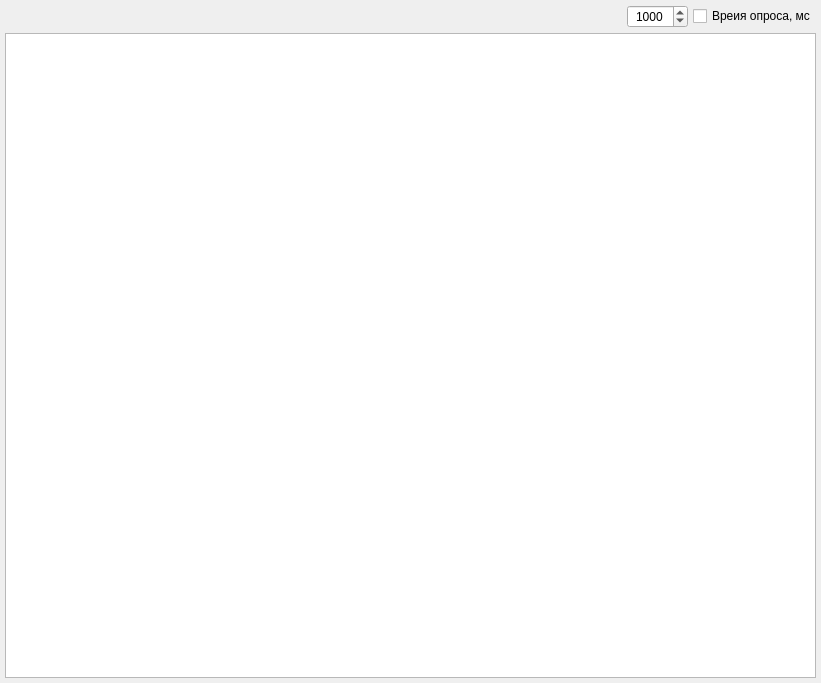
<?xml version="1.0" encoding="UTF-8"?>
<ui version="4.0">
 <class>CDebugInfo</class>
 <widget class="QWidget" name="CDebugInfo">
  <property name="geometry">
   <rect>
    <x>0</x>
    <y>0</y>
    <width>821</width>
    <height>683</height>
   </rect>
  </property>
  <property name="windowTitle">
   <string>Form</string>
  </property>
  <layout class="QVBoxLayout" name="verticalLayout">
   <property name="spacing">
    <number>5</number>
   </property>
   <property name="leftMargin">
    <number>5</number>
   </property>
   <property name="topMargin">
    <number>5</number>
   </property>
   <property name="rightMargin">
    <number>5</number>
   </property>
   <property name="bottomMargin">
    <number>5</number>
   </property>
   <item>
    <layout class="QHBoxLayout" name="horizontalLayout">
     <item>
      <spacer name="horizontalSpacer">
       <property name="orientation">
        <enum>Qt::Horizontal</enum>
       </property>
       <property name="sizeHint" stdset="0">
        <size>
         <width>40</width>
         <height>20</height>
        </size>
       </property>
      </spacer>
     </item>
     <item>
      <widget class="QSpinBox" name="spinBoxTimeoutMonitor">
       <property name="sizePolicy">
        <sizepolicy hsizetype="Maximum" vsizetype="Fixed">
         <horstretch>0</horstretch>
         <verstretch>0</verstretch>
        </sizepolicy>
       </property>
       <property name="alignment">
        <set>Qt::AlignCenter</set>
       </property>
       <property name="minimum">
        <number>100</number>
       </property>
       <property name="maximum">
        <number>10000</number>
       </property>
       <property name="singleStep">
        <number>100</number>
       </property>
       <property name="value">
        <number>1000</number>
       </property>
      </widget>
     </item>
     <item>
      <widget class="QCheckBox" name="checkBoxSetMonitoring">
       <property name="text">
        <string>Вреия опроса, мс</string>
       </property>
      </widget>
     </item>
    </layout>
   </item>
   <item>
    <widget class="QTableWidget" name="tableWidgetDebugValue"/>
   </item>
  </layout>
 </widget>
 <resources/>
 <connections/>
</ui>
